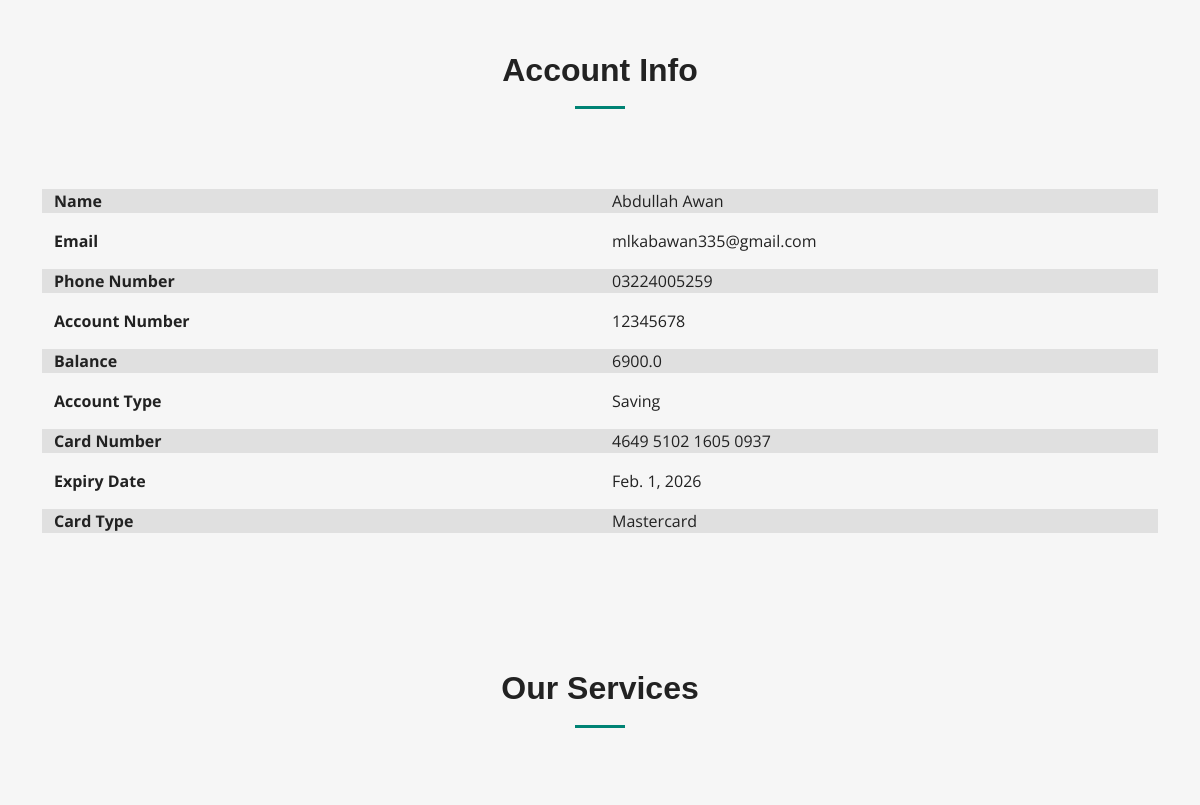
Before: /accountInfo/ (signed in, middle part) with the older database file.
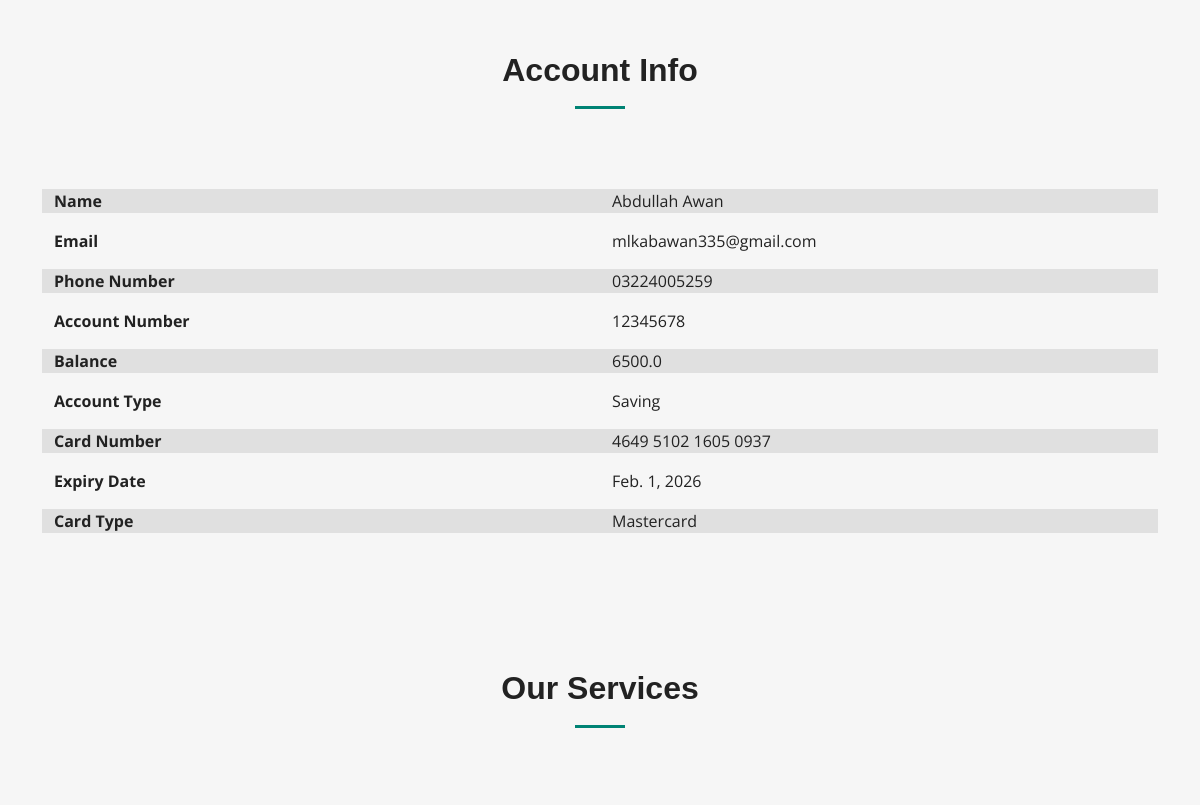
After: the same page with the newer database file.
### app/models.py (models this page shows)
class User(models.Model):
    name = models.CharField(max_length=100)
    email = models.EmailField()
    password = models.CharField(max_length=100)
    phone = models.CharField(max_length=100)
    address = models.CharField(max_length=100)
    CNIC = models.CharField(max_length=14, unique=True)
    phone = models.CharField(max_length=13, unique=True)
    username = models.CharField(max_length=150, null=False,default="")  # Added username field

class Accounts(models.Model):
    SAVING = 'Saving'
    CURRENT = 'Current'
    FIXED_DEPOSIT = 'Fixed Deposit'
    ACCOUNT_TYPE_CHOICES = [
        (SAVING, 'Saving'),
        (CURRENT, 'Current'),
        (FIXED_DEPOSIT, 'Fixed Deposit'),
    ]
    ACTIVE = 'Active'
    INACTIVE = 'Inactive'
    STATUS_CHOICES = [
        (ACTIVE, 'Active'),
        (INACTIVE, 'Inactive'),
    ]
    user = models.ForeignKey(User, on_delete=models.CASCADE)
    account_number = models.CharField(max_length=100, unique=True)
    balance = models.FloatField()
    account_type = models.CharField(max_length=20, choices=ACCOUNT_TYPE_CHOICES, default=CURRENT)
    status = models.CharField(max_length=20, choices=STATUS_CHOICES, default=ACTIVE)
    bank_id = models.ForeignKey('Banks', on_delete=models.CASCADE, default=11)

class ATMcards(models.Model):
    VISA = 'Visa'
    MASTERCARD = 'Mastercard'
    AMERICAN_EXPRESS = 'American Express'
    CARD_TYPE_CHOICES = [
        (VISA, 'Visa'),
        (MASTERCARD, 'Mastercard'),
        (AMERICAN_EXPRESS, 'American Express'),
    ]
    accounts = models.ForeignKey(Accounts, on_delete=models.CASCADE)
    card_number = models.CharField(max_length=16, unique=True)
    pin = models.CharField(max_length=4)
    expiry_date = models.DateField()
    card_type = models.CharField(max_length=20, choices=CARD_TYPE_CHOICES)
    is_active = models.BooleanField(default=False)

### app/views.py (the view)
# urls.py: path('accountInfo/',views.accountInfo,name="accountInfo"),
def accountInfo(request):
    user_id = request.session.get('user')  # Make sure this session key is correct
    user = get_object_or_404(User, pk=user_id)
    account = get_object_or_404(Accounts, user_id=user)  # Use user instance here
    card = get_object_or_404(ATMcards, accounts_id=account)  # Use account instance here
    print(user,account,card)
    print(card.expiry_date)
    return render(request,'dashboard/accountInfo.html',{'User' : user, 'Account' : account,'ATMcards': card, 'services': services})

### app/templates/Dashboard/accountInfo.html (shortened to what this page needs)
{% extends 'dashboard/index.html' %}
{% load static %}
{% block content %}
<section id="services" class="services sections-bg">
    <div class="container" data-aos="fade-up">
        <div class="section-header">
            <h2>Account Info</h2>
        </div>
        <div class="container">
            <div class="row mb-3" style="background-color: #E0E0E0;">
                <div class="col-6 fw-bold">Name</div>
                <div class="col-6">{{ User.name }}</div>
              </div>
              <div class="row mb-3">
                <div class="col-6 fw-bold">Email</div>
                <div class="col-6">{{ User.email }}</div>
              </div>
              <div class="row mb-3" style="background-color: #E0E0E0;">
                <div class="col-6 fw-bold">Phone Number</div>
                <div class="col-6">{{ User.phone }}</div>
              </div>
            <div class="row mb-3" >
              <div class="col-6 fw-bold">Account Number</div>
              <div class="col-6">{{ Account.account_number }}</div>
            </div>
            <div class="row mb-3" style="background-color: #E0E0E0;">
              <div class="col-6 fw-bold">Balance</div>
              <div class="col-6">{{ Account.balance }}</div>
            </div>
            <div class="row mb-3" >
              <div class="col-6 fw-bold">Account Type</div>
              <div class="col-6">{{ Account.account_type }}</div>
            </div>
            <div class="row mb-3" style="background-color: #E0E0E0;">
              <div class="col-6 fw-bold">Card Number</div>
              <div class="col-6">{{ ATMcards.card_number }}</div>
            </div>
            <div class="row mb-3" >
              <div class="col-6 fw-bold">Expiry Date</div>
              <div class="col-6">{{ ATMcards.expiry_date }}</div>
            </div>
            <div class="row mb-3" style="background-color: #E0E0E0;">
              <div class="col-6 fw-bold">Card Type</div>
              <div class="col-6">{{ ATMcards.card_type }}</div>
            </div>
          </div>
    </div>
</section>
<section id="services" class="services sections-bg">
    <div class="container" data-aos="fade-up">
        <div class="section-header">
            <h2>Our Services</h2>
        </div>
        <div class="row gy-4" data-aos="fade-up" data-aos-delay="100">
        </div>
    </div>
</section>
{% endblock content %}

### app/templates/Dashboard/index.html (shortened to what this page needs)
{% load static %}
<!DOCTYPE html>
<html lang="en">
<head>
  <link href="{% static 'vendor/bootstrap/css/bootstrap.min.css' %}" rel="stylesheet">
  <link href="{% static 'vendor/bootstrap-icons/bootstrap-icons.css' %}" rel="stylesheet">
  <link href="{% static 'vendor/aos/aos.css' %}" rel="stylesheet">
  <link href="{% static 'vendor/glightbox/css/glightbox.min.css' %}" rel="stylesheet">
  <link href="{% static 'vendor/swiper/swiper-bundle.min.css' %}" rel="stylesheet">
  <link href="{% static 'css/main.css' %}" rel="stylesheet">
</head>
<body>
  {% block content %}{% endblock content %}
</body>
</html>

### app/static/css/main.css (style rules this page uses)
:root { --font-default: "Open Sans", system-ui, -apple-system, "Segoe UI", Roboto, "Helvetica Neue", Arial, "Noto Sans", "Liberation Sans", sans-serif, "Apple Color Emoji", "Segoe UI Emoji", "Segoe UI Symbol", "Noto Color Emoji"; --font-primary: "Montserrat", sans-serif; --font-secondary: "Poppins", sans-serif; }
:root { --color-default: #222222; --color-primary: #008374; --color-secondary: #f85a40; }
:root { scroll-behavior: smooth; }
body { font-family: var(--font-default); color: var(--color-default); }
h1, h2, h3, h4, h5, h6 { font-family: var(--font-primary); }
section { padding: 60px 0; overflow: hidden; scroll-margin-top: 70px; overflow: clip; }
.sections-bg { background-color: #f6f6f6; }
.section-header { text-align: center; padding-bottom: 60px; }
.section-header h2 { font-size: 32px; font-weight: 600; margin-bottom: 20px; padding-bottom: 20px; position: relative; }
.section-header h2:after { content: ""; position: absolute; display: block; width: 50px; height: 3px; background: var(--color-primary); left: 0; right: 0; bottom: 0; margin: auto; }
.services { padding: 60px 0; }

Changed rows visible on the page:
changed Accounts "Saving": balance "6900.0" → "6500.0"
